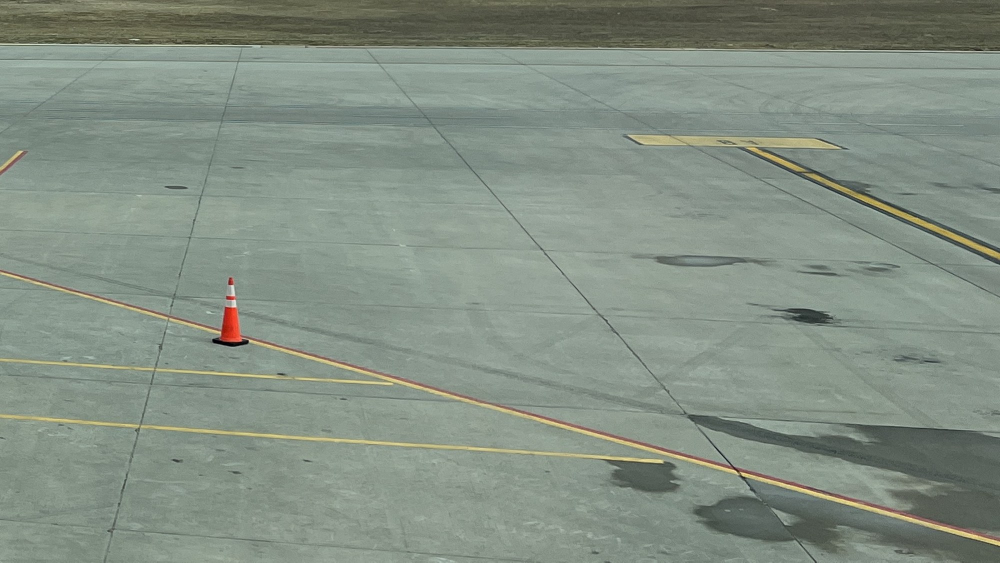
#> input picture app/data/scenes/pa-001/AFT.jpg, 2000 x 1125 px (shown at 1/2 size)
$ python -i debris.py   (imports and definitions only)
#> lines starting #> are read from the running program, lines starting #| are printed output that depends on the picture; after the words box and inside, x2 and y2 are one past the last pixel; in counts of white or black regions, pixels touching at a corner belong together
"""Debris cut-outs and compositing.

Cut-outs come from (a) the FOD-A example images (MIT licence, FOD-UNOmaha/FOD-data: the manyEx.png
grid and the Picture*.png single examples) and (b) openly licensed Wikimedia Commons photographs of
single objects on a plain background (see manifest/objects.json; attribution is written to
ATTRIBUTION.md). cut_foda()/paste() are copies of prototypes/spike/make_dataset.py, and
cut_picture() of prototypes/dashboard/tools/build_assets.py, with numpy in place of pixel loops.
"""
import cv2
import numpy as np
from PIL import Image, ImageChops, ImageEnhance, ImageFilter, ImageStat

# FOD-A manyEx.png grid (column and row pixel ranges)
COLS = [(8, 115), (127, 234), (246, 354), (365, 472), (485, 593), (604, 711), (722, 830), (842, 949)]
ROWS = [(33, 140), (150, 257), (267, 375)]


def _key_mask(cell: Image.Image, thr, ring=6, drop_red=False, chroma=None):
    """Mask of pixels that differ from the median border colour by more than thr (sum of abs RGB
    differences). chroma: also require max-min channel spread above this (coloured object on a
    neutral grey floor, e.g. the brass bolt)."""
    a = np.asarray(cell.convert("RGB")).astype(np.int16)
    edge = np.concatenate([a[:ring].reshape(-1, 3), a[-ring:].reshape(-1, 3), a[:, :ring].reshape(-1, 3), a[:, -ring:].reshape(-1, 3)])
    bg = np.median(edge, axis=0)
    d = np.abs(a - bg).sum(axis=2)
    m = d > thr
    if chroma:
        m &= (a.max(axis=2) - a.min(axis=2)) > chroma
    if drop_red:
        m &= ~((a[..., 0] > 170) & (a[..., 1] < 90) & (a[..., 2] < 90))
    mask = Image.fromarray((m * 255).astype(np.uint8))
    return mask, tuple(int(v) for v in bg)


def _finish(cell, mask, bg, open_px=3):
    if open_px > 1:
        mask = mask.filter(ImageFilter.MinFilter(open_px)).filter(ImageFilter.MaxFilter(open_px + 2))
    # keep only the largest connected blob: drops patches of background texture that passed the key
    n, lab, stats, _ = cv2.connectedComponentsWithStats((np.asarray(mask) > 127).astype(np.uint8), connectivity=8)
    if n > 2:
        keep = 1 + int(np.argmax(stats[1:, cv2.CC_STAT_AREA]))
        mask = Image.fromarray(((lab == keep) * 255).astype(np.uint8))
    bb = mask.getbbox()
    return cell.crop(bb), mask.crop(bb).filter(ImageFilter.GaussianBlur(0.8)), bg


# [23 lines left out: functions cut_foda, red_box, cut_picture, not called in this run]


def cut_plain(photo: Image.Image, box=None, thr=45, max_side=400):
    """Cut a single object photographed on a plain (near-uniform) background."""
    im = photo.convert("RGB")
    if box:
        im = im.crop(tuple(box))
    if max(im.size) > max_side:
        s = max_side / max(im.size)
        im = im.resize((round(im.width * s), round(im.height * s)), Image.LANCZOS)
    mask, bg = _key_mask(im, thr, ring=4)
    # keep the largest connected component region (fills holes are left as-is)
    return _finish(im, mask, bg)


# [33 lines left out: function paste, not called in this run]

>>> from PIL import Image
>>> picture = Image.open('../data/scenes/pa-001/AFT.jpg')
#> picture is the input picture: PIL image 2000x1125 RGB; mean R, G, B 131.5, 143.2, 131.4
>>> result = cut_plain(picture)
#> in cut_plain, `im = im.resize((round(im.width * s), round(im.height * s)), Image.LANC..`:
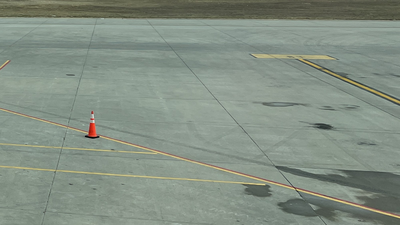
#> im: PIL image 400x225 RGB; mean R, G, B 131.5, 143.2, 131.4
#> in _key_mask, `bg = np.median(edge, axis=0)`: bg = [127, 138, 127]
#> in _key_mask, `d = np.abs(a - bg).sum(axis=2)`:
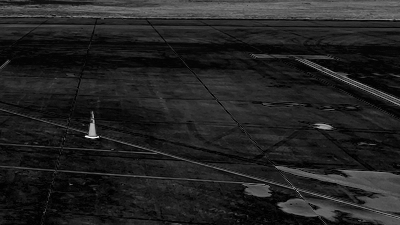
#> d: shape (225, 400) float64; min 0, max 392, mean 52.5; drawn with min black and max white
#> in _key_mask, `m = d > thr`:
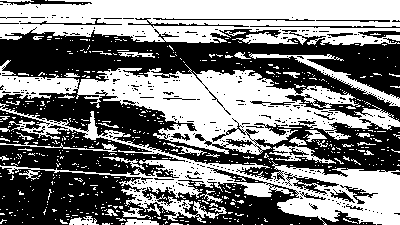
#> m: shape (225, 400) bool; 48.7% white; 630 white regions (586 under 20 px), largest, box (x1, y1, x2, y2) and area: (0, 60, 400, 155) 13952, (0, 0, 400, 46) 13805, (0, 103, 400, 225) 10373
#> in cut_plain, `mask, bg = _key_mask(im, thr, ring=4)`: bg = (127, 138, 127)
#> in _finish, `mask = mask.filter(ImageFilter.MinFilter(open_px)).filter(ImageFilter...`:
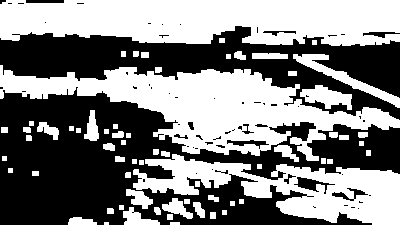
#> mask: PIL image 400x225 L; 50.3% white; 64 black regions (50 under 20 px), largest, box (x1, y1, x2, y2) and area: (0, 87, 400, 225) 28143, (0, 26, 400, 120) 15313, (294, 177, 335, 194) 251
#> in _finish, `n, lab, stats, _ = cv2.connectedComponentsWithStats((np.asarray(mask) ..`:
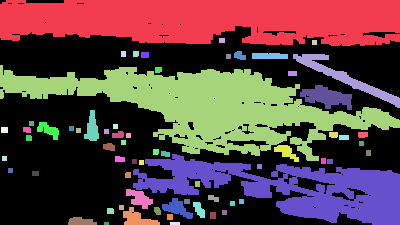
#> lab: shape (225, 400) int32; 66 distinct labels, from 0 to 65; one colour per label, 0 black
#> in _finish, `n, lab, stats, _ = cv2.connectedComponentsWithStats((np.asarray(mask) ..`: n = 66; stats = 66 rows, first 6: [0, 0, 400, 225, 44765], [0, 0, 400, 46, 15573], [219, 38, 6, 5, 30], [312, 40, 5, 5, 25], [121, 51, 5, 6, 30], [133, 51, 6, 6, 35]
#> in _finish, `keep = 1 + int(np.argmax(stats[1:, cv2.CC_STAT_AREA]))`: keep = 1
#> in _finish, `mask = Image.fromarray(((lab == keep) * 255).astype(np.uint8))`:
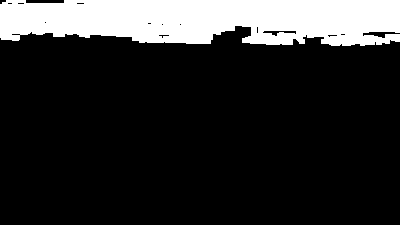
#> mask: PIL image 400x225 L; 17.3% white; 1 white region, box (x1, y1, x2, y2) and area: (0, 0, 400, 46) 15573
#> in _finish, `bb = mask.getbbox()`: bb = (0, 0, 400, 46)

$ run again, on app/data/scenes/pa-001/CARGO.jpg
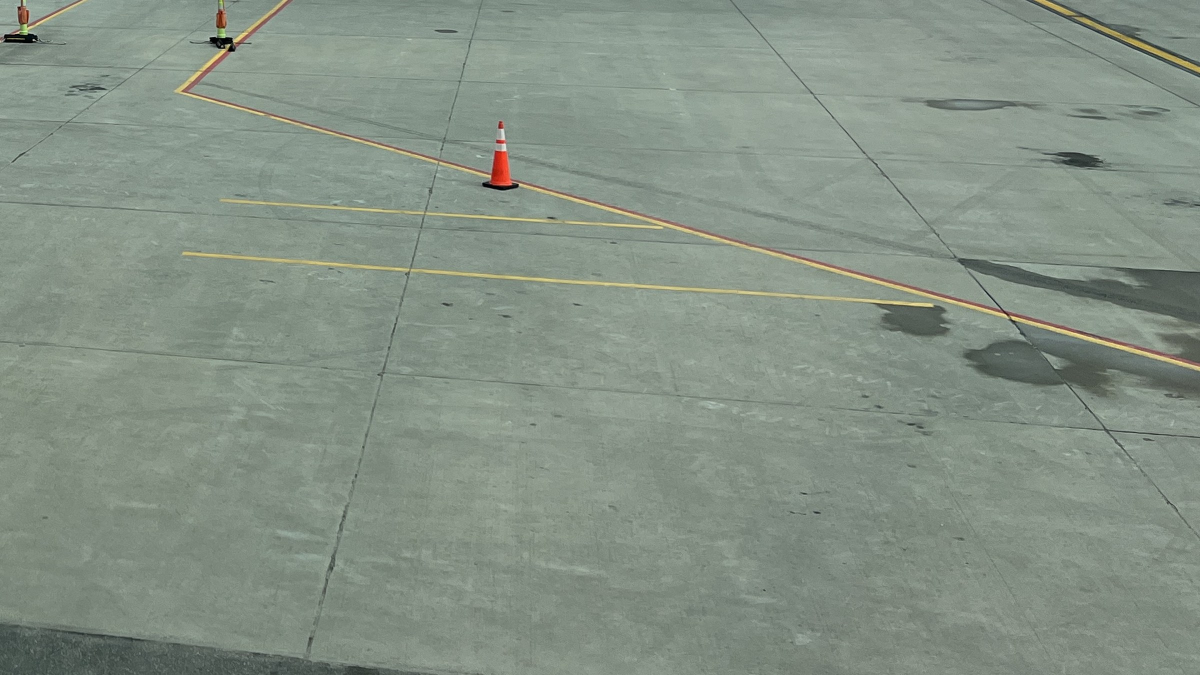
#> input picture app/data/scenes/pa-001/CARGO.jpg, 2400 x 1350 px (shown at 1/2 size)
#> picture is the input picture: PIL image 2400x1350 RGB; mean R, G, B 132.9, 145.1, 133.2
#> in _key_mask, `bg = np.median(edge, axis=0)`: bg = [128, 141, 131]
#> in _key_mask, `m = d > thr`:
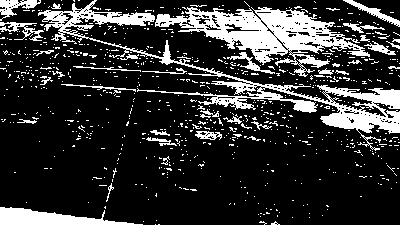
#> m: shape (225, 400) bool; 20% white; 793 white regions (755 under 20 px), largest, box (x1, y1, x2, y2) and area: (38, 0, 400, 151) 5996, (155, 7, 370, 77) 5451, (0, 207, 143, 225) 1370
#> in cut_plain, `mask, bg = _key_mask(im, thr, ring=4)`: bg = (128, 141, 131)
#> lab: shape (225, 400) int32; 57 distinct labels, from 0 to 56
#> n = 57; stats = 57 rows, first 6: [0, 0, 400, 225, 74468], [0, 0, 19, 16, 255], [20, 0, 18, 9, 126], [43, 0, 314, 63, 7130], [344, 0, 56, 26, 424], [0, 21, 7, 10, 56]
#> keep = 3
#> in _finish, `mask = Image.fromarray(((lab == keep) * 255).astype(np.uint8))`:
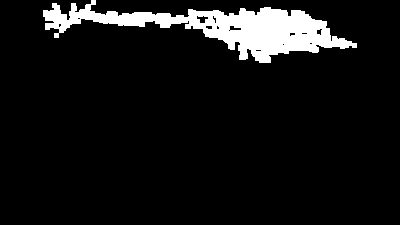
#> mask: PIL image 400x225 L; 7.9% white; 1 white region, box (x1, y1, x2, y2) and area: (43, 0, 357, 63) 7130
#> bb = (43, 0, 357, 63)

$ run again, on app/data/scenes/pa-001/ENG-L.jpg
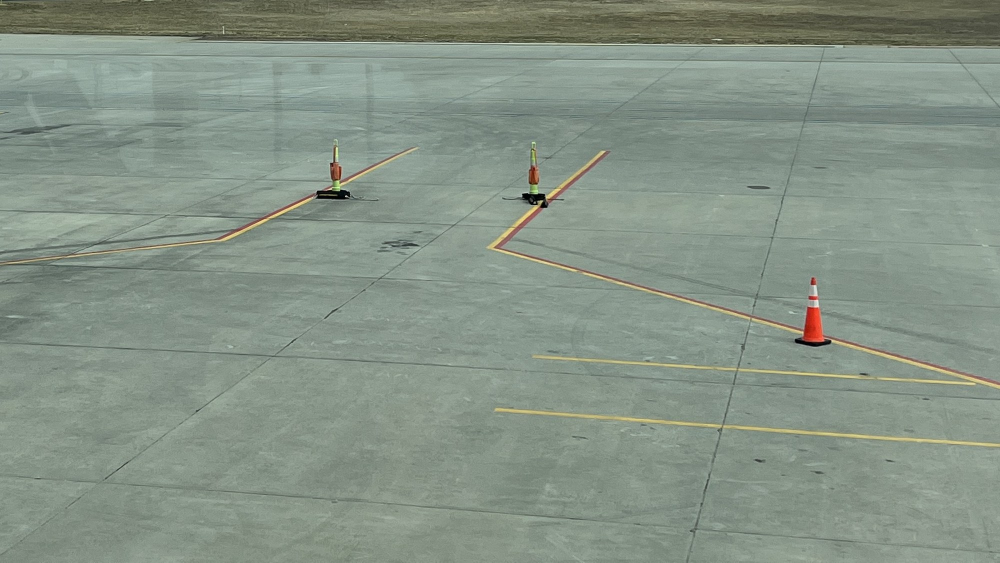
#> input picture app/data/scenes/pa-001/ENG-L.jpg, 2000 x 1125 px (shown at 1/2 size)
#> picture is the input picture: PIL image 2000x1125 RGB; mean R, G, B 133.5, 146.5, 133.9
#> in _key_mask, `bg = np.median(edge, axis=0)`: bg = [131, 144, 131]
#> in _key_mask, `m = d > thr`:
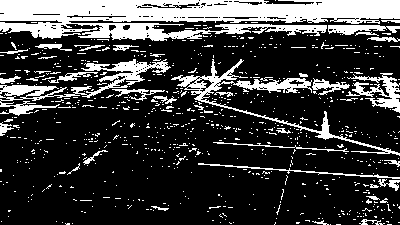
#> m: shape (225, 400) bool; 23.7% white; 774 white regions (734 under 20 px), largest, box (x1, y1, x2, y2) and area: (0, 0, 400, 41) 10819, (171, 59, 400, 156) 2097, (0, 59, 171, 116) 2088
#> in cut_plain, `mask, bg = _key_mask(im, thr, ring=4)`: bg = (131, 144, 131)
#> lab: shape (225, 400) int32; 49 distinct labels, from 0 to 48
#> n = 49; stats = 49 rows, first 6: [0, 0, 400, 225, 70680], [0, 0, 400, 42, 12430], [387, 25, 13, 9, 94], [74, 28, 9, 5, 45], [202, 30, 7, 5, 35], [215, 30, 6, 5, 30]
#> keep = 1
#> in _finish, `mask = Image.fromarray(((lab == keep) * 255).astype(np.uint8))`:
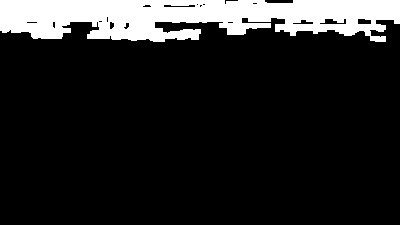
#> mask: PIL image 400x225 L; 13.8% white; 1 white region, box (x1, y1, x2, y2) and area: (0, 0, 400, 42) 12430
#> bb = (0, 0, 400, 42)
